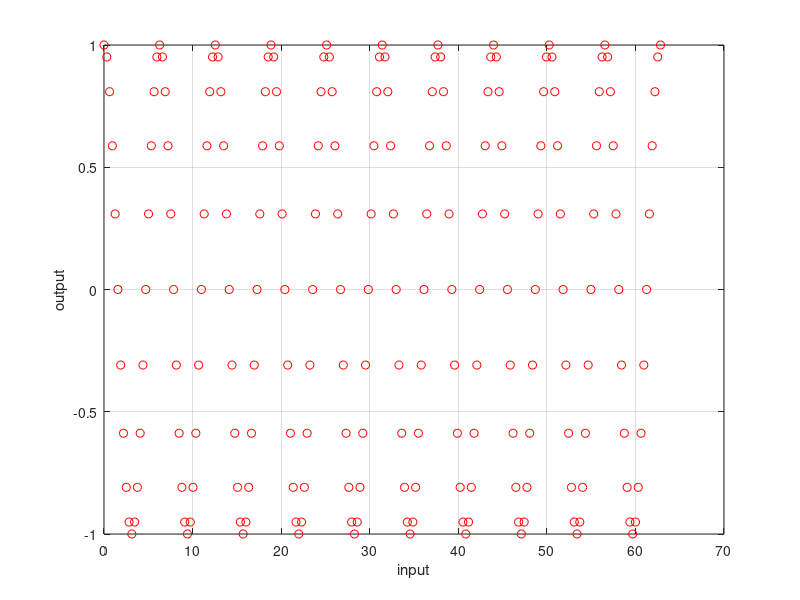
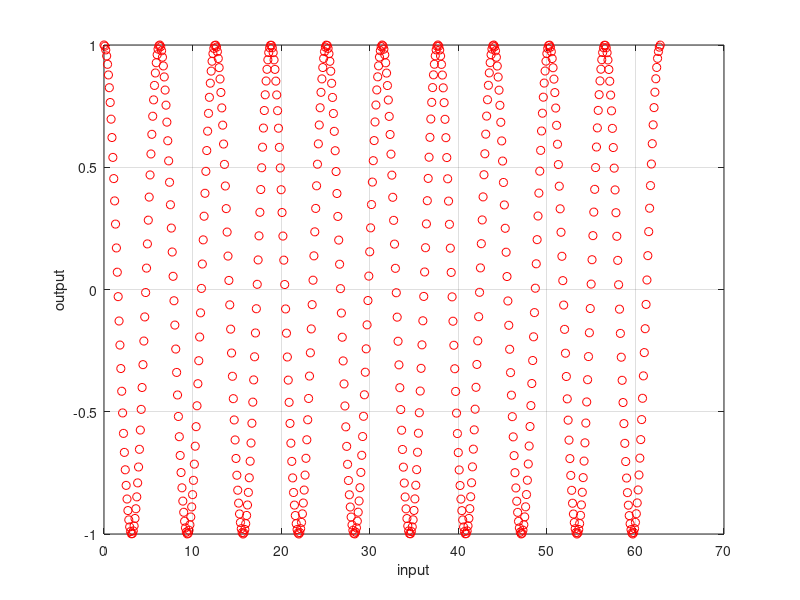

Reproduce these figures in MATLAB, in order. (Note: this script raises an error after producing the figures.)
%% Exercise 1, Neural networks,12.12.16
%Authors P.Lukin, E. Ovchinnikova
clear all;
clc;
close all;

trainInputSequence = transpose(0:2*pi/20:20*pi);
trainOutputSequence = cos(trainInputSequence);
sequenceLength = length(trainOutputSequence);
testInputSequence = transpose(0:0.1:20*pi);
testOutputSequence = cos(testInputSequence);

figure(3)
title('Train data')
plot(trainInputSequence,trainOutputSequence,'ro')
grid on
xlabel('input')
ylabel('output')

figure(4)
title('Test data data')
plot(testInputSequence,testOutputSequence,'ro')
grid on
xlabel('input')
ylabel('output')

disp('Generating data ............');
disp(sprintf('Sequence Length %g', sequenceLength ));

%%%% generate an esn 
nInputUnits = 1; nInternalUnits = 1000; nOutputUnits = 1; 
% 
esn = generate_esn(nInputUnits, nInternalUnits, nOutputUnits, ...
    'spectralRadius',0.99,...
    'type', 'leaky_esn','learningMode','offline_singleTimeSeries');

esn.internalWeights = esn.spectralRadius * esn.internalWeights_UnitSR;

%%%% train the ESN
nForgetPoints = 0 ; % 
[trainedEsn stateMatrix] = ...
    train_esn(trainInputSequence, trainOutputSequence, esn, nForgetPoints);
predictedTrainOutput = test_esn(trainInputSequence, trainedEsn, nForgetPoints);
predictedTestOutput = test_esn(testInputSequence,  trainedEsn, nForgetPoints) ;


nPlotPoints = sequenceLength; 
plot_sequence(trainOutputSequence(nForgetPoints+1:end,:), predictedTrainOutput, nPlotPoints,...
    'training: teacher (red) vs predicted (blue)');
plot_sequence(testOutputSequence(nForgetPoints+1:end,:), predictedTestOutput, length(testInputSequence), ...
    'testing: teacher (red) vs predicted (blue)') ; 
